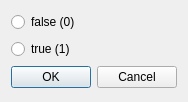
<?xml version="1.0" encoding="UTF-8"?>
<ui version="4.0">
 <class>InputValue</class>
 <widget class="QDialog" name="InputValue">
  <property name="geometry">
   <rect>
    <x>0</x>
    <y>0</y>
    <width>186</width>
    <height>102</height>
   </rect>
  </property>
  <property name="windowTitle">
   <string>Input Value</string>
  </property>
  <layout class="QGridLayout" name="gridLayout">
   <item row="2" column="0">
    <widget class="QDialogButtonBox" name="buttonBox">
     <property name="standardButtons">
      <set>QDialogButtonBox::Cancel|QDialogButtonBox::Ok</set>
     </property>
    </widget>
   </item>
   <item row="0" column="0">
    <widget class="QRadioButton" name="radioButton">
     <property name="text">
      <string>false (0)</string>
     </property>
    </widget>
   </item>
   <item row="1" column="0">
    <widget class="QRadioButton" name="radioButton_2">
     <property name="text">
      <string>true (1)</string>
     </property>
    </widget>
   </item>
  </layout>
 </widget>
 <resources/>
 <connections/>
</ui>
